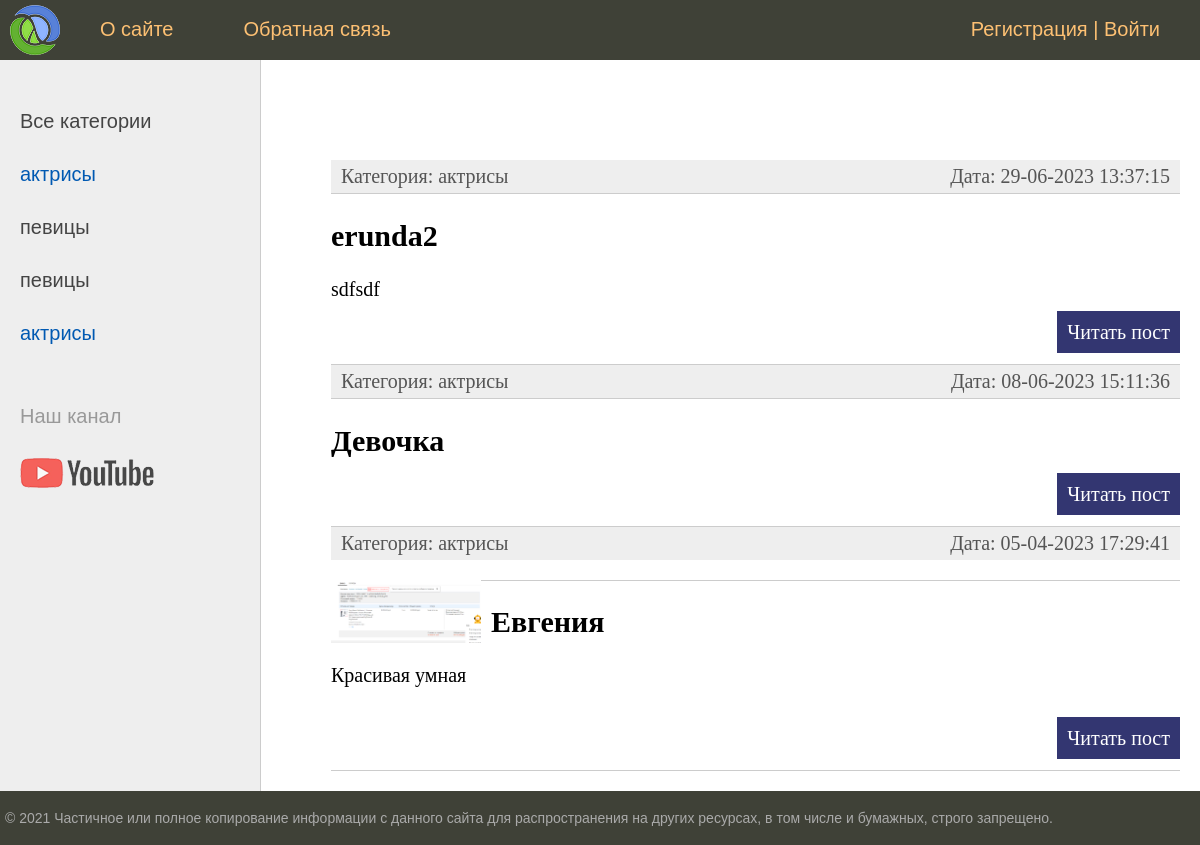
/women/category/aktrisy/, run on an earlier commit of the app's database.
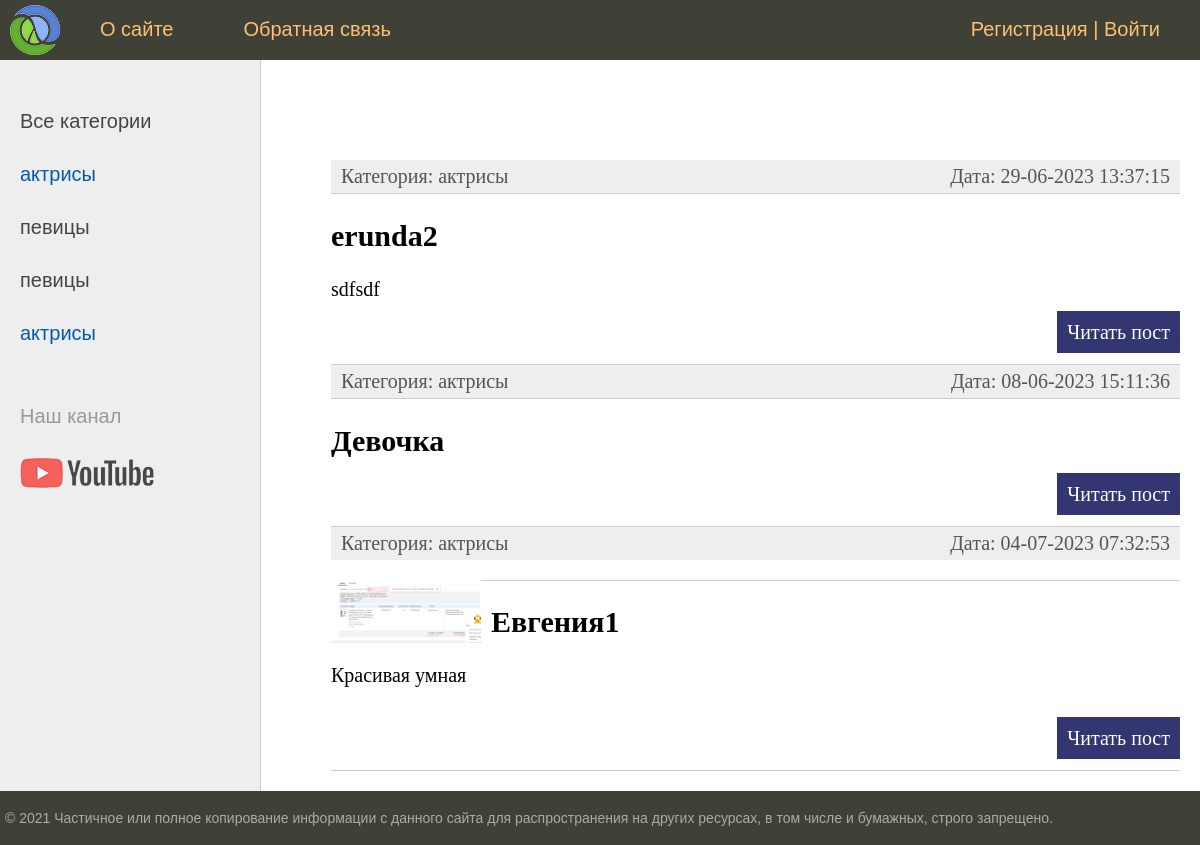
And on a later commit of the database.
### woman/models.py (models this page shows, shortened)
class Category(models.Model):
    name = models.CharField(max_length=100, db_index=True, verbose_name="название категории")  # поле индексировано
    slug = models.SlugField(max_length=255, unique=True, db_index=True, verbose_name="URL")
    def __repr__(self):
        return self.name
    def __str__(self):
        return self.name
    def get_url(self):
        return reverse("category", kwargs={"cat_slug": self.slug})  # атрибут передается в urls.py
    class Meta:
        verbose_name = "Категория"
        verbose_name_plural = "Категории"  # джанго ко всем названиям добавляет букву s. переобпределяем чтобы избавить от этого
        ordering = ['name']

class Woman(models.Model):
    title = models.CharField(max_length=255)
    slug = models.SlugField(max_length=255, unique=True, db_index=True, verbose_name="URL")
    content = models.TextField(blank=True, verbose_name="Содержание")
    photo = models.ImageField(upload_to="photos/", blank=True)
    time_create = models.DateTimeField(auto_now_add=True)
    time_update = models.DateTimeField(auto_now=True)
    is_published = models.BooleanField(default=True)
    cat = models.ForeignKey("Category", on_delete=models.PROTECT)  # запрещаем удалять категории у которых есть ссылки на категрию
    user = models.ForeignKey(User, verbose_name="кто создал запись", on_delete=models.CASCADE) #, default=1, blank=True, null=True)
    def get_url(self):
        return reverse("post_slug", kwargs={"post_slug": self.slug})  # через слаг
    class Meta:
        verbose_name = "известные женьщины"
        verbose_name_plural = "известные женьщины"  # джанго ко всем названиям добавляет букву s. переобпределяем чтобы избавить от этого
        ordering = ['-time_create', 'title']  # обратная сортировка по time_create.

### woman/views.py (the view)
# urls.py: path('category/<slug:cat_slug>/', CategoryBy.as_view(), name="category"),
class CategoryBy(DataMixin, ListView):
    model = Woman  # get_queryset возвражает все строки без фильтрации
    template_name = 'woman/index2.html'  # переопределить шаблон, по умолчнию называние это <имя приложения>/<имя модули>_list.html
    context_object_name = 'posts'  # чтобы переопределить атрибут object_list
    allow_empty = False  # когда страница не найдена, то вернет 404
    def get_context_data(self, *, object_list=None, **kwargs):
        context = super().get_context_data(**kwargs)
        title = "Категория - " + str(context["posts"][0].cat)  # cat - будет названием категории
        selected = context["posts"][0].cat_id  # cat_id будет число, индекс, он же ключ
        c_def = self.get_user_context(title=title, selected=selected)
        return context | c_def
    def get_queryset(self):
        posts = super().get_queryset().filter(cat__slug=self.kwargs["cat_slug"], is_published=True).prefetch_related('cat')  # cat_slug берется из urls. где указан атрибут для рута
        return posts

### woman/templatetags/woman_tags.py (called while the page is built)
@register.inclusion_tag('woman/list_cats.html')
def show_categories(sort=None, cat_selected=0):
    if not sort:
        cats = Category.objects.all()
    else:
        cats = Category.objects.order_by(sort)
    return {'categ': cats, "selected": cat_selected}

### woman/utils.py (called while the page is built)
    def get_user_context(self, **kwargs):
        context = kwargs
        m = menu[:]
        if not self.request.user.is_authenticated:
            m.pop(1)
        context['menu'] = m
        categ = cache.get('categ')
        if not categ:
            categ = Category.objects.annotate(total=Count('woman')).filter(total__gt=0)  # annotate значит ленивый запрос.
            print(categ)
            cache.set('categ', categ, 60)  # 60 секунд
        context['categ'] = categ
        if 'selected' not in context:
            context['selected'] = 0
        return context

### woman/templates/woman/index2.html (shortened to what this page needs)
{% extends 'woman/base.html' %}
{% block content %}
    <ul class="list-articles">
        {% for p in posts %}
            <li><div class="article-panel">
                <p class="first">Категория: {{ p.cat }}</p>
                <p class="last">Дата: {{ p.time_update|date:"d-m-Y H:i:s"  }}</p>
            </div>
                {% if p.photo %}
                    <p><img class="img-article-left thumb" src="{{ p.photo.url }}"></p>
                {% endif %}
            </li>
            <li><h2>{{p.title}}</h2>
                {% autoescape on %}
                    {{p.content|linebreaks|truncatewords:50}}
                {% endautoescape %}
                <p class="link-read-post"><a href="{{ p.get_url }}">Читать пост</a></p>
            </li>
        {% endfor %}
    </ul>
{% endblock %}

### woman/templates/woman/base.html (shortened to what this page needs)
{% load static %}
{% load woman_tags %}
<!DOCTYPE html>
<html>
<head>
	<link type="text/css" href="{% static 'woman/css/styles.css' %}" rel="stylesheet" />
</head>
<body>
<table class="table-page" border=0 cellpadding="0" cellspacing="0">
<tr><td valign=top>
{% block mainmenu %}
	<div class="header">
		<ul id="mainmenu" class="mainmenu">
			<li class="logo"><a href="{% url 'home' %}"><div class="logo"></div></a></li>
				{% for m in menu %}
					<li><a href="{% url m.url_name %}">{{ m.title }}</a></li>
				{% endfor %}
				{% if request.user.is_authenticated %}
					<li class="last">
						Добро пожаловать {{ user.username }} |
						<a href="{% url 'logout' %}">Выйти</a>
					</li>
				{% else %}
					<li class="last">
						<a href="{% url 'register' %}">Регистрация</a> |
						<a href="{% url 'login' %}">Войти</a>
					</li>
				{% endif %}
			</ul>
		</div>
{% endblock mainmenu %}
<table class="table-content" border=0 cellpadding="0" cellspacing="0">
<tr>
	<td valign="top" class="left-chapters">
	<ul id="leftchapters">
		{% if selected == 0 %}
			<li class="selected">Все категории</li>
		{% else %}
			<li><a href="{% url 'home' %}">Все категории</a></li>
		{% endif %}
		{% for c in categ %}
			{% if c.pk == selected %}
				<li class="selected">{{ c.name }}</li>
			{% else %}
				<li><a href="{{ c.get_url }}">{{ c.name }}</a></li>
			{% endif %}
		{% endfor %}
		{% show_categories '-name' selected %}
		<li class="share">
		<p>Наш канал</p>
		<a class="share-yt" href="https://www.youtube.com/channel/UClJzWfGWuGJL2t-3dYKcHTA/playlists" target="_blank" rel="nofollow"></a>
		</li>
	</ul>
</td>
	<td valign="top" class="content">
	<div class="content-text">
		{% block content %}
		{% endblock %}
	</div>
</td></tr></table>
<tr><td valign=top>
	<div id="footer">
		<p>&copy; 2021 Частичное или полное копирование информации с данного сайта для распространения на других ресурсах, в том числе и бумажных, строго запрещено.</p>
	</div>
</td></tr></table>
</body>
</html>

### woman/templates/woman/list_cats.html
{% for c in categ %}
    {% if c.pk == selected %}
        <li class="selected">{{ c.name }}</li>
    {% else %}
        <li><a href="{{ c.get_url }}">{{ c.name }}</a></li>
    {% endif %}
{% endfor %}

### woman/static/woman/css/styles.css (style rules this page uses)
html, body { font-family: 'Arial'; margin: 0; padding: 0; height: 100%; width: 100%; color: #444; }
a { color: #0059b2; text-decoration: none; }
img { max-width: 600px; height: auto; }
img.img-article-left { max-width: 300px; height: auto; float: left; padding: 0 10px 10px 0; }
img.img-article-left.thumb { max-width: 150px; height: auto; }
p.link-read-post { text-align: right; }
p.link-read-post a { padding: 10px; min-width: 100px; background: #333671; color: #fff; text-decoration: none; }
div.article-panel { background: #eee; padding: 5px 10px 5px 10px; box-sizing: border-box; overflow: hidden; color: #555; }
div.article-panel p.first { margin: 0; float: left; }
div.article-panel p.last { margin: 0; float: right; }
ul.list-articles { list-style: none; margin: 0; padding: 0; }
ul.list-articles li { border-bottom: 1px solid #ccc; }
.table-page { width: 100%; height: 100%; vertical-align: top; }
.table-page tr { height: 100%; }
.header { background: #3F4137; height: 60px; }
.logo { background: url('../images/logo.png') no-repeat 10px 5px; width: 70px; height: 60px; }
ul.mainmenu { list-style: none; margin: 0; padding: 0; height: 60px; color: #fdc073; font-size: 20px; overflow: hidden; }
ul.mainmenu li { float: left; margin: 18px 40px 0 30px; }
ul.mainmenu li.logo { margin: 0; }
ul.mainmenu li.last { float: right; }
ul.mainmenu li a { color: #fdc073; text-decoration: none; }
.table-content { width: 100%; min-height: 100%; height: 100%; }
.left-chapters { margin: 0; background: #eee; border-right: 1px solid #ccc; min-height: 100%; }
.left-chapters ul { width: 230px; min-height: 100%; margin: 0; padding: 20px 10px 10px 20px; list-style: none; font-size: 20px; }
.left-chapters ul li { margin: 30px 0 0 0; color: #999; }
.left-chapters ul li.selected { color: #0059b2; }
.left-chapters ul li a { color: #444; text-decoration: none; }
.left-chapters ul li.share { margin: 60px 0 0 0; }
.left-chapters ul li.share p { margin: 30px 0 30px 0; }
.left-chapters ul li.share a { display: inline-block; width: 40px; height: 40px; margin: 0 20px 0 0; }
.left-chapters ul li.share a.share-yt { width: 100%; height: 30px; background: url('../images/share_yt.png') no-repeat 0 0 }
.content { padding: 40px 20px 20px 40px; width: 100%; box-sizing: border-box; }
.content-text { margin: 60px 0 0 30px; color: #000; font-size: 20px; font-family: Yandex Sans Display Light; }
#footer { box-sizing: border-box; background: #3F4137; padding: 5px; color: #aaa; font-size: 14px; font-family: Verdana, Geneva, Arial, Helvetica; text-align: left; overflow: hidden; }

What changed in the data, as far as the page shows it:
changed Woman "Красивая умная": time_update "05-04-2023 17:29:41" → "04-07-2023 07:32:53"; title "Евгения" → "Евгения1"
